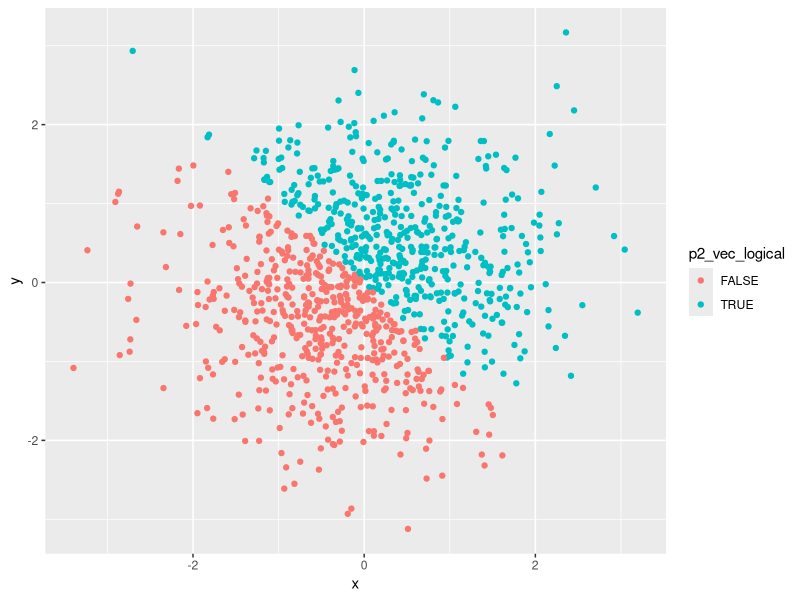
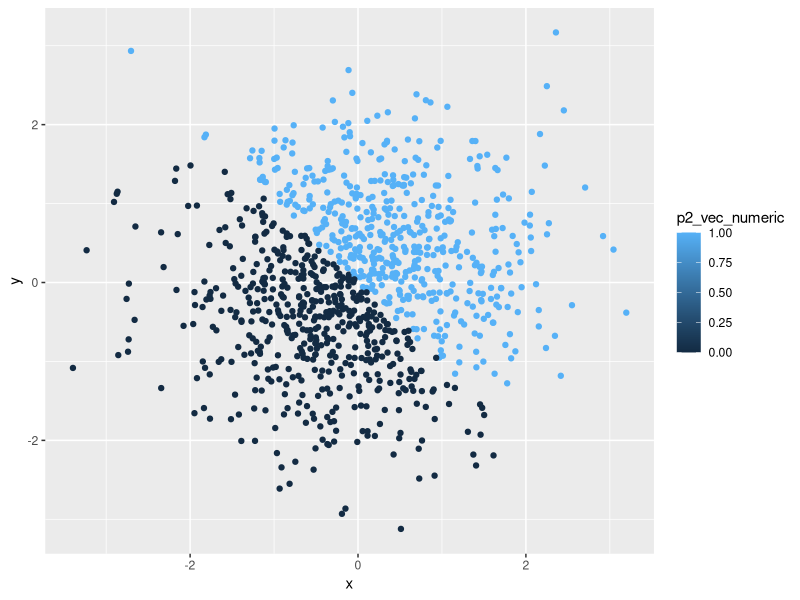
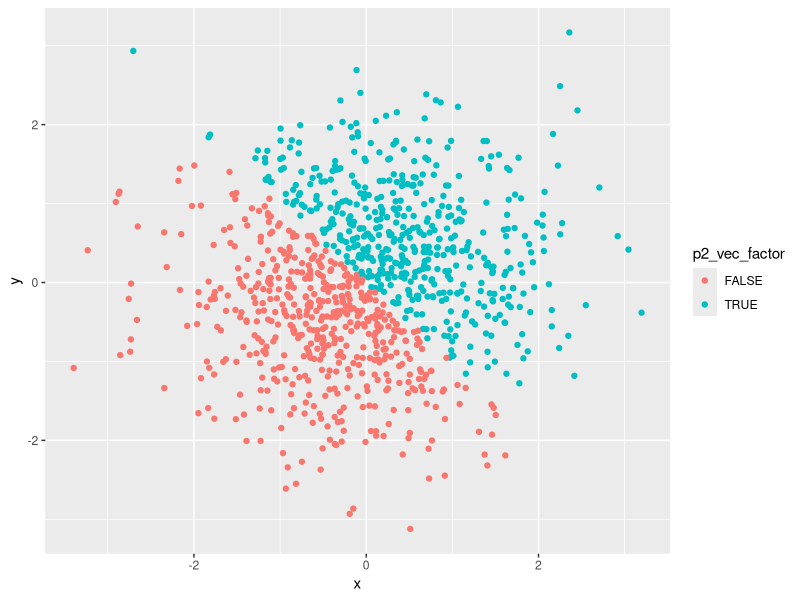
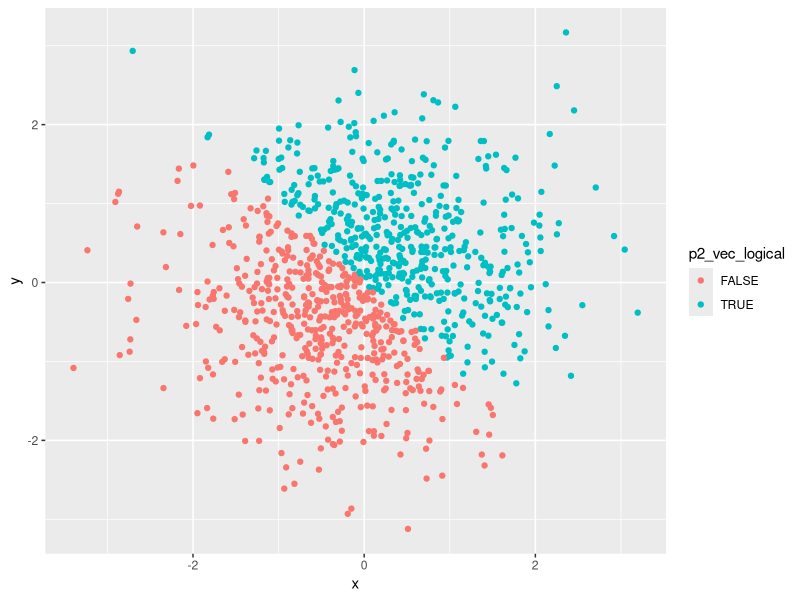

Here is the R script that generated these plots, in order:
## ---- chunk 1
library(tidyverse)
## ---- chunk 2
p1_df = tibble(
  vec_numeric = runif(10, 0, 5),
  vec_logical = vec_numeric > 2,
  vec_char = c("I", "am", "now", "creating", "a", "vector", "whose", "length", "is", "10"),
  vec_factor = factor(c("Female", "Male", "Male", "Male", "Male", "Male", 
               "Female", "Female", "Female", "Female"))
)

mean(p1_df$vec_numeric)
mean(p1_df$vec_logical)
mean(p1_df$vec_char)
mean(p1_df$vec_factor)
## ---- chunk 3
as.numeric(as.factor(p1_df$vec_char))
as.numeric(as.character(p1_df$vec_factor))
## ---- chunk 4
set.seed(1234)

p2_df = tibble(
  x = rnorm(1000),
  y = rnorm(1000),
  p2_vec_logical = (x + y) > 0,
  p2_vec_numeric = as.numeric(p2_vec_logical),
  p2_vec_factor = as.factor(p2_vec_logical)
)
## ---- chunk 5
yx_scatter_logical = ggplot(p2_df, aes(x, y, color = p2_vec_logical)) + geom_point()
yx_scatter_logical
## ---- chunk 6
yx_scatter_numeric = ggplot(p2_df, aes(x, y, color = p2_vec_numeric)) + geom_point()
yx_scatter_numeric
## ---- chunk 7
yx_scatter_factor = ggplot(p2_df, aes(x, y, color = p2_vec_factor)) + geom_point()
yx_scatter_factor
## ---- chunk 8
ggsave("yx_scatter_logical.pdf", plot = yx_scatter_logical)
